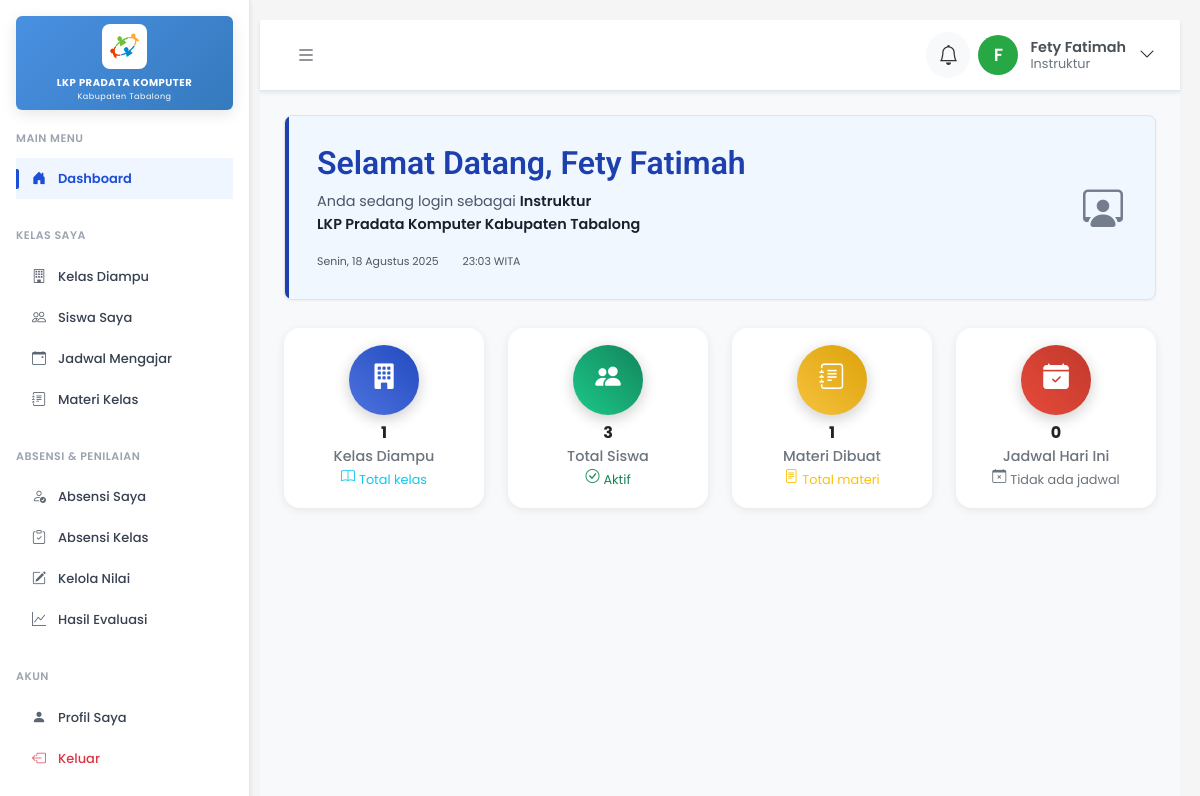
The app's page /pages/instruktur/dashboard.php (signed in), older data.
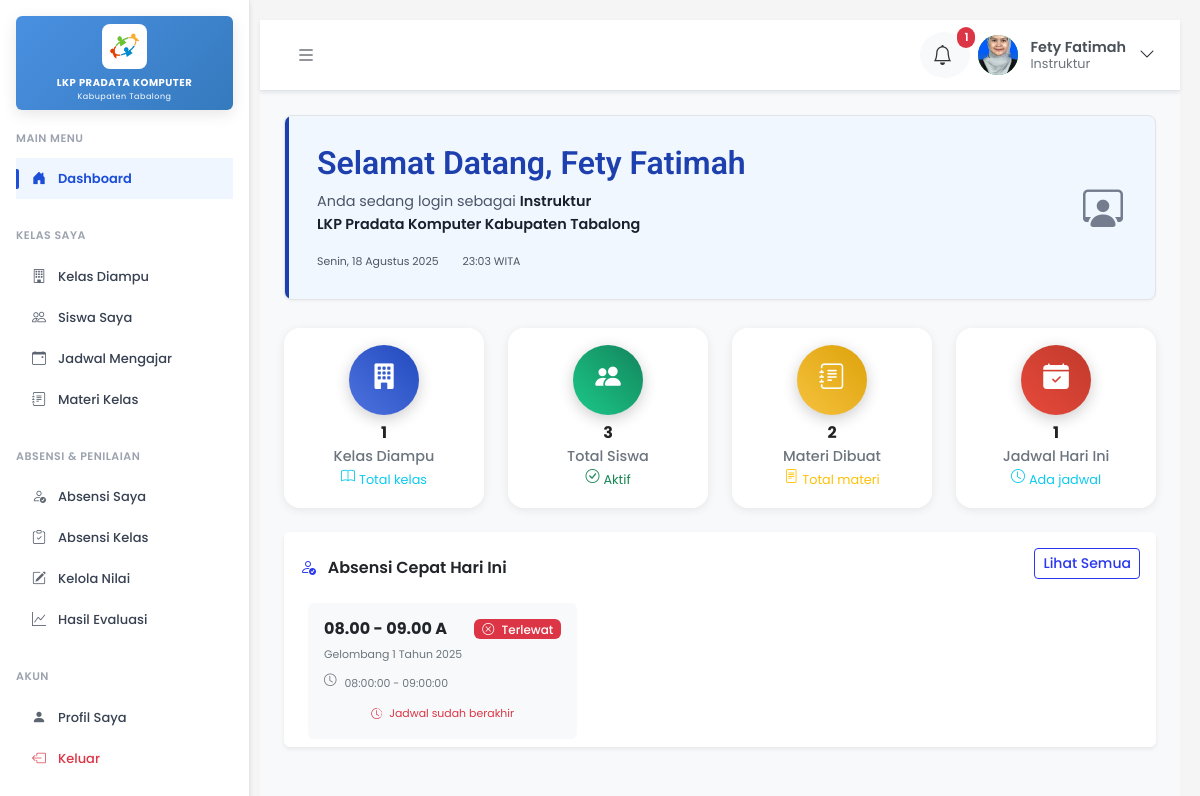
The same page, newer data.
### tables this page shows
CREATE TABLE `instruktur` (
  `id_instruktur` int(11) NOT NULL,
  `id_user` int(11) DEFAULT NULL,
  `nik` varchar(16) DEFAULT NULL,
  `nama` varchar(100) DEFAULT NULL,
  `jenis_kelamin` enum('Laki-Laki','Perempuan') DEFAULT NULL,
  `angkatan` varchar(100) DEFAULT NULL,
  `status_aktif` enum('aktif','nonaktif') DEFAULT 'aktif',
  `pas_foto` varchar(255) DEFAULT NULL,
  `email` varchar(100) DEFAULT NULL
);

CREATE TABLE `jadwal` (
  `id_jadwal` int(11) NOT NULL,
  `id_kelas` int(11) DEFAULT NULL,
  `id_instruktur` int(11) DEFAULT NULL,
  `tanggal` date DEFAULT NULL,
  `waktu_mulai` time DEFAULT NULL,
  `waktu_selesai` time DEFAULT NULL
);

CREATE TABLE `kelas` (
  `id_kelas` int(11) NOT NULL,
  `nama_kelas` varchar(50) NOT NULL,
  `id_gelombang` int(11) NOT NULL,
  `kapasitas` int(11) DEFAULT NULL,
  `id_instruktur` int(11) DEFAULT NULL
);

CREATE TABLE `gelombang` (
  `id_gelombang` int(11) NOT NULL,
  `tahun` year(4) NOT NULL,
  `gelombang_ke` int(11) NOT NULL,
  `nama_gelombang` varchar(100) DEFAULT NULL,
  `status` enum('aktif','selesai','dibuka') DEFAULT 'dibuka'
);

### pages/instruktur/dashboard.php (the view, shortened to what the changed rows need)
<?php
include '../../includes/db.php';
$stmt = $conn->prepare("
    SELECT i.*, COUNT(DISTINCT k.id_kelas) as total_kelas_diampu
    FROM instruktur i
    LEFT JOIN kelas k ON i.id_instruktur = k.id_instruktur
    WHERE i.id_user = ?
    GROUP BY i.id_instruktur
");
$stmt->bind_param("i", $_SESSION['user_id']);
$stmt->execute();
$instrukturData = $stmt->get_result()->fetch_assoc();
$quickAbsensiStmt = $conn->prepare("
    SELECT j.*, k.nama_kelas, g.nama_gelombang,
           ai.status as status_absensi, ai.waktu as waktu_absen
    FROM jadwal j
    JOIN kelas k ON j.id_kelas = k.id_kelas
    LEFT JOIN gelombang g ON k.id_gelombang = g.id_gelombang
    LEFT JOIN absensi_instruktur ai ON j.id_jadwal = ai.id_jadwal AND ai.tanggal = CURDATE()
    WHERE k.id_instruktur = ? AND DATE(j.tanggal) = CURDATE()
    ORDER BY j.waktu_mulai ASC
    LIMIT 3
");
$quickAbsensiStmt->bind_param("i", $instrukturData['id_instruktur']);
$quickAbsensiStmt->execute();
$quickAbsensiResult = $quickAbsensiStmt->get_result();
$totalMateriStmt = $conn->prepare("
    SELECT COUNT(*) as total
    FROM materi m
    JOIN kelas k ON m.id_kelas = k.id_kelas
    WHERE k.id_instruktur = ?
");
$totalMateriStmt->bind_param("i", $instrukturData['id_instruktur']);
$totalMateriStmt->execute();
$totalMateri = $totalMateriStmt->get_result()->fetch_assoc()['total'];
$jadwalHariIniStmt = $conn->prepare("
    SELECT COUNT(*) as total
    FROM jadwal j
    WHERE j.id_instruktur = ? AND DATE(j.tanggal) = CURDATE()
");
$jadwalHariIniStmt->bind_param("i", $instrukturData['id_instruktur']);
$jadwalHariIniStmt->execute();
$jadwalHariIni = $jadwalHariIniStmt->get_result()->fetch_assoc()['total'];
?>
<!DOCTYPE html>
<html lang="id">
<head>
    <link rel="stylesheet" href="../../assets/css/bootstrap.min.css" />
    <link rel="stylesheet" href="../../assets/css/bootstrap-icons.css" />
    <link rel="stylesheet" href="../../assets/css/fonts.css" />
    <link rel="stylesheet" href="../../assets/css/styles.css" />
</head>
<body>
    <div class="d-flex">
        <div class="flex-fill dashboard-bg">
            <nav class="top-navbar">
                <div class="container-fluid px-3 px-md-4">
                    <div class="d-flex align-items-center">
                        <div class="d-flex align-items-center">
                            <div class="navbar-notifications me-2">
                                <button class="btn" type="button" data-bs-toggle="dropdown">
                                    <i class="bi bi-bell fs-5"></i>
                                    <?php if ($jadwalHariIni > 0): ?>
                                    <span class="notification-badge"><?= $jadwalHariIni ?></span>
                                    <?php endif; ?>
                                </button>
                            </div>
                            <div class="navbar-user-info">
                                <div class="navbar-user-avatar">
                                    <?php if(!empty($instrukturData['pas_foto']) && file_exists('../../uploads/profile_pictures/'.$instrukturData['pas_foto'])): ?>
                                        <img src="../../uploads/profile_pictures/<?= $instrukturData['pas_foto'] ?>"
                                             alt="Foto Profil"
                                             class="rounded-circle"
                                             style="width: 40px; height: 40px; object-fit: cover;">
                                    <?php else: ?>
                                        <?= strtoupper(substr($instrukturData['nama'] ?? 'I', 0, 1)) ?>
                                    <?php endif; ?>
                                </div>
                                <div class="navbar-user-details">
                                    <span class="navbar-user-name"><?= htmlspecialchars($instrukturData['nama'] ?? $_SESSION['username']) ?></span>
                                    <span class="navbar-user-role">Instruktur</span>
                                </div>
                                <div class="dropdown">
                                    <button class="btn btn-link text-dark p-0" type="button" data-bs-toggle="dropdown">
                                    </button>
                                </div>
                            </div>
                        </div>
                    </div>
                </div>
            </nav>
            <div class="p-3 p-md-4">
                <div class="welcome-card corporate">
                    <div class="row align-items-center">
                        <div class="col-md-8">
                            <h2 class="mb-2 font-roboto">Selamat Datang, <?= htmlspecialchars($instrukturData['nama'] ?? $_SESSION['username']) ?></h2>
                            <p class="mb-0 opacity-90">Anda sedang login sebagai <strong>Instruktur</strong><br>
                            <strong>LKP Pradata Komputer Kabupaten Tabalong</strong></p>
                        </div>
                    </div>
                </div>
                <div class="row g-3 g-md-4 mb-4">
                    <div class="col-6 col-lg-3">
                        <a href="materi/" class="text-decoration-none">
                            <div class="card stats-card stats-card-clickable">
                                <div class="card-body text-center p-3">
                                    <div class="stats-icon stats-warning text-white mb-2">
                                        <i class="bi bi-journal-text"></i>
                                    </div>
                                    <h3 class="fw-bold mb-1"><?= $totalMateri ?></h3>
                                    <p class="text-muted mb-0 small">Materi Dibuat</p>
                                    <small class="text-warning"><i class="bi bi-file-text"></i> Total materi</small>
                                </div>
                            </div>
                        </a>
                    </div>
                    <div class="col-6 col-lg-3">
                        <a href="jadwal/" class="text-decoration-none">
                            <div class="card stats-card stats-card-clickable">
                                <div class="card-body text-center p-3">
                                    <div class="stats-icon stats-danger text-white mb-2">
                                        <i class="bi bi-calendar-check-fill"></i>
                                    </div>
                                    <h3 class="fw-bold mb-1"><?= $jadwalHariIni ?></h3>
                                    <p class="text-muted mb-0 small">Jadwal Hari Ini</p>
                                    <small class="<?= $jadwalHariIni > 0 ? 'text-info' : 'text-muted' ?>">
                                        <i class="bi bi-<?= $jadwalHariIni > 0 ? 'clock' : 'calendar-x' ?>"></i>
                                        <?= $jadwalHariIni > 0 ? 'Ada jadwal' : 'Tidak ada jadwal' ?>
                                    </small>
                                </div>
                            </div>
                        </a>
                    </div>
                </div>
                <?php if ($quickAbsensiResult->num_rows > 0): ?>
                <div class="row mb-4">
                    <div class="col-12">
                        <div class="card border-0 shadow-sm">
                            <div class="card-header bg-white border-0 py-3">
                                <div class="d-flex justify-content-between align-items-center">
                                    <h5 class="mb-0 text-dark">
                                        <i class="bi bi-person-check text-primary me-2"></i>
                                        Absensi Cepat Hari Ini
                                    </h5>
                                    <a href="absensi_instruktur/" class="btn btn-outline-primary btn-sm">
                                    Lihat Semua
                                    </a>
                                </div>
                            </div>
                            <div class="card-body py-2">
                                <div class="row g-2">
                                    <?php while ($jadwal = $quickAbsensiResult->fetch_assoc()): ?>
                                        <?php
                                        $isAbsen = !empty($jadwal['status_absensi']);
                                        $jadwalEnd = strtotime($jadwal['tanggal'] . ' ' . $jadwal['waktu_selesai']);
                                        $currentTime = time();
                                        $isExpired = $currentTime > $jadwalEnd;
                                        if ($isAbsen) {
                                            $badgeClass = 'bg-success';
                                            $badgeText = 'Sudah Absen';
                                            $badgeIcon = 'check-circle';
                                        } elseif ($isExpired) {
                                            $badgeClass = 'bg-danger';
                                            $badgeText = 'Terlewat';
                                            $badgeIcon = 'x-circle';
                                        } else {
                                            $badgeClass = 'bg-warning';
                                            $badgeText = 'Belum Absen';
                                            $badgeIcon = 'clock';
                                        }
                                        ?>
                                        <div class="col-md-4">
                                            <div class="card bg-light border-0 h-100">
                                                <div class="card-body p-3">
                                                    <div class="d-flex justify-content-between align-items-start mb-2">
                                                        <h6 class="mb-0 fw-bold text-dark">
                                                            <?= htmlspecialchars($jadwal['nama_kelas']) ?>
                                                        </h6>
                                                        <span class="badge <?= $badgeClass ?> px-2 py-1">
                                                            <i class="bi bi-<?= $badgeIcon ?> me-1"></i>
                                                            <?= $badgeText ?>
                                                        </span>
                                                    </div>
                                                    <?php if($jadwal['nama_gelombang']): ?>
                                                        <small class="text-muted d-block mb-2">
                                                            <?= htmlspecialchars($jadwal['nama_gelombang']) ?>
                                                        </small>
                                                    <?php endif; ?>
                                                    <div class="d-flex align-items-center mb-2">
                                                        <i class="bi bi-clock text-muted me-2"></i>
                                                        <small class="text-muted">
                                                            <?= $jadwal['waktu_mulai'] ?> - <?= $jadwal['waktu_selesai'] ?>
                                                        </small>
                                                    </div>
                                                    <?php if ($isAbsen): ?>
                                                        <div class="d-flex align-items-center text-success">
                                                            <i class="bi bi-check-circle me-2"></i>
                                                            <small>
                                                                Absen: <?= date('H:i', strtotime($jadwal['waktu_absen'])) ?>
                                                            </small>
                                                        </div>
                                                    <?php elseif ($isExpired): ?>
                                                        <div class="text-center">
                                                            <small class="text-danger">
                                                                <i class="bi bi-clock-history me-1"></i>
                                                                Jadwal sudah berakhir
                                                            </small>
                                                        </div>
                                                    <?php endif; ?>
                                                </div>
                                            </div>
                                        </div>
                                    <?php endwhile; ?>
                                </div>
                            </div>
                        </div>
                    </div>
                </div>
                <?php endif; ?>
            </div>
        </div>
    </div>
</body>
</html>

Row changes from the older to the newer data that the page shows:
changed instruktur "Fety Fatimah": pas_foto: picture added; nama "F" → (not shown)
added jadwal: id_kelas.nama_kelas "08.00 - 09.00 A", badgeText "Terlewat", gelombang.nama_gelombang "Gelombang 1 Tahun 2025", waktu_mulai "08:00:00", waktu_selesai "09:00:00", tanggal "2025-08-18" (drawn)
Text that changed along with them:
$jadwalHariIni: (not shown) → "1"
$totalMateri: "1" → "2"
$jadwalHariIni: "0" → "1"
text no longer shown: "Tidak ada jadwal"
text now shown: "Ada jadwal Absensi Cepat Hari Ini Lihat Semua"
